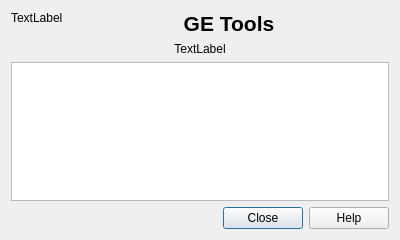
<?xml version="1.0" encoding="UTF-8"?>
<ui version="4.0">
 <class>Dialog</class>
 <widget class="QDialog" name="Dialog">
  <property name="geometry">
   <rect>
    <x>0</x>
    <y>0</y>
    <width>400</width>
    <height>240</height>
   </rect>
  </property>
  <property name="windowTitle">
   <string>About GETools</string>
  </property>
  <layout class="QGridLayout" name="gridLayout" columnstretch="0,5">
   <item row="0" column="0">
    <widget class="QLabel" name="lblLogo">
     <property name="text">
      <string>TextLabel</string>
     </property>
     <property name="alignment">
      <set>Qt::AlignLeading|Qt::AlignLeft|Qt::AlignTop</set>
     </property>
    </widget>
   </item>
   <item row="0" column="1">
    <widget class="QLabel" name="label">
     <property name="text">
      <string>&lt;!DOCTYPE HTML PUBLIC &quot;-//W3C//DTD HTML 4.0//EN&quot; &quot;http://www.w3.org/TR/REC-html40/strict.dtd&quot;&gt;
&lt;html&gt;&lt;head&gt;&lt;meta name=&quot;qrichtext&quot; content=&quot;1&quot; /&gt;&lt;style type=&quot;text/css&quot;&gt;
p, li { white-space: pre-wrap; }
&lt;/style&gt;&lt;/head&gt;&lt;body style=&quot; font-family:'Droid Sans'; font-size:10pt; font-weight:400; font-style:normal;&quot;&gt;
&lt;p align=&quot;center&quot; style=&quot; margin-top:0px; margin-bottom:0px; margin-left:0px; margin-right:0px; -qt-block-indent:0; text-indent:0px;&quot;&gt;&lt;span style=&quot; font-size:16pt; font-weight:600;&quot;&gt;GE Tools&lt;/span&gt;&lt;/p&gt;&lt;/body&gt;&lt;/html&gt;</string>
     </property>
     <property name="alignment">
      <set>Qt::AlignCenter</set>
     </property>
    </widget>
   </item>
   <item row="1" column="0" colspan="2">
    <widget class="QLabel" name="lblVersion">
     <property name="text">
      <string>TextLabel</string>
     </property>
     <property name="alignment">
      <set>Qt::AlignCenter</set>
     </property>
    </widget>
   </item>
   <item row="3" column="0" colspan="2">
    <widget class="QDialogButtonBox" name="buttonBox">
     <property name="orientation">
      <enum>Qt::Horizontal</enum>
     </property>
     <property name="standardButtons">
      <set>QDialogButtonBox::Close|QDialogButtonBox::Help</set>
     </property>
    </widget>
   </item>
   <item row="2" column="0" colspan="2">
    <widget class="QTextBrowser" name="textBrowser">
     <property name="readOnly">
      <bool>true</bool>
     </property>
     <property name="html">
      <string>&lt;!DOCTYPE HTML PUBLIC &quot;-//W3C//DTD HTML 4.0//EN&quot; &quot;http://www.w3.org/TR/REC-html40/strict.dtd&quot;&gt;
&lt;html&gt;&lt;head&gt;&lt;meta name=&quot;qrichtext&quot; content=&quot;1&quot; /&gt;&lt;style type=&quot;text/css&quot;&gt;
p, li { white-space: pre-wrap; }
&lt;/style&gt;&lt;/head&gt;&lt;body style=&quot; font-family:'Droid Sans'; font-size:10pt; font-weight:400; font-style:normal;&quot;&gt;
&lt;p style=&quot;-qt-paragraph-type:empty; margin-top:0px; margin-bottom:0px; margin-left:0px; margin-right:0px; -qt-block-indent:0; text-indent:0px; font-family:'Sans Serif'; font-size:9pt;&quot;&gt;&lt;br /&gt;&lt;/p&gt;&lt;/body&gt;&lt;/html&gt;</string>
     </property>
     <property name="textInteractionFlags">
      <set>Qt::LinksAccessibleByMouse|Qt::TextSelectableByMouse</set>
     </property>
    </widget>
   </item>
  </layout>
 </widget>
 <resources/>
 <connections>
  <connection>
   <sender>buttonBox</sender>
   <signal>accepted()</signal>
   <receiver>Dialog</receiver>
   <slot>accept()</slot>
   <hints>
    <hint type="sourcelabel">
     <x>248</x>
     <y>254</y>
    </hint>
    <hint type="destinationlabel">
     <x>157</x>
     <y>274</y>
    </hint>
   </hints>
  </connection>
  <connection>
   <sender>buttonBox</sender>
   <signal>rejected()</signal>
   <receiver>Dialog</receiver>
   <slot>reject()</slot>
   <hints>
    <hint type="sourcelabel">
     <x>316</x>
     <y>260</y>
    </hint>
    <hint type="destinationlabel">
     <x>286</x>
     <y>274</y>
    </hint>
   </hints>
  </connection>
 </connections>
</ui>
